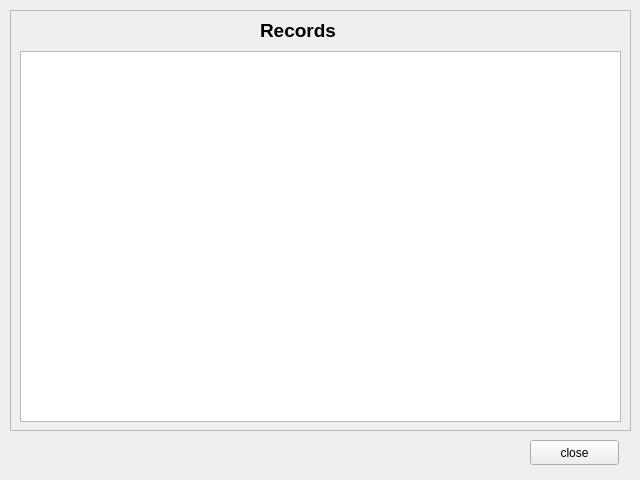
<?xml version="1.0" encoding="UTF-8"?>
<ui version="4.0">
 <class>Form</class>
 <widget class="QWidget" name="Form">
  <property name="geometry">
   <rect>
    <x>0</x>
    <y>0</y>
    <width>640</width>
    <height>480</height>
   </rect>
  </property>
  <property name="windowTitle">
   <string>Form</string>
  </property>
  <widget class="QFrame" name="frame">
   <property name="geometry">
    <rect>
     <x>10</x>
     <y>10</y>
     <width>621</width>
     <height>421</height>
    </rect>
   </property>
   <property name="frameShape">
    <enum>QFrame::StyledPanel</enum>
   </property>
   <property name="frameShadow">
    <enum>QFrame::Raised</enum>
   </property>
   <widget class="QLabel" name="recordLabel">
    <property name="geometry">
     <rect>
      <x>250</x>
      <y>0</y>
      <width>131</width>
      <height>41</height>
     </rect>
    </property>
    <property name="styleSheet">
     <string notr="true">font-size:14pt;
font-weight: bold;</string>
    </property>
    <property name="text">
     <string>Records </string>
    </property>
   </widget>
   <widget class="QTableWidget" name="tableWidget">
    <property name="geometry">
     <rect>
      <x>10</x>
      <y>41</y>
      <width>601</width>
      <height>371</height>
     </rect>
    </property>
   </widget>
  </widget>
  <widget class="QPushButton" name="okbutton">
   <property name="geometry">
    <rect>
     <x>530</x>
     <y>440</y>
     <width>89</width>
     <height>25</height>
    </rect>
   </property>
   <property name="text">
    <string>close</string>
   </property>
  </widget>
 </widget>
 <resources/>
 <connections/>
</ui>
